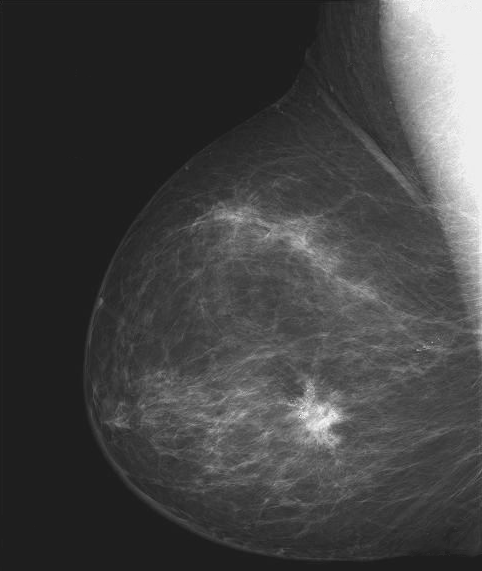
%> input picture Lab3-Intensity-transformation-main/assets/breastXray.tif, 482 x 571 px
$ octave task1.m   (GNU Octave 9; MATLAB toolbox functions it lacks are replaced by stand-ins)
%> lines starting %> are read from the running program, lines starting %| are printed output that depends on the picture
clear all
imfinfo('assets/breastXray.tif')
f = imread('assets/breastXray.tif');
%> f is the input picture: size 571x482 uint8; min 21, max 255, mean 66.7
imshow(f)

f(3,10)             % print the intensity of pixel(3,10)
%> ans = 28
imshow(f(1:241,:))  % display only top half of the image
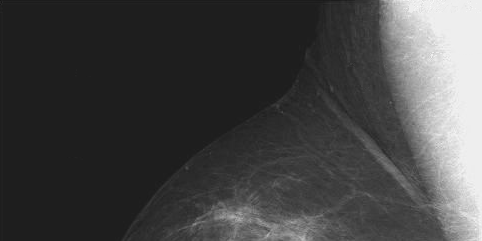
%> displayed picture: size 241x482, on the screen's scale of 0 to 255; min 21, max 251, mean 68.3

[fmin, fmax] = bounds(f(:))% find the maximum and minimum intensity values of the image
%> fmin = 21; fmax = 255
%{
bounds returns the maximum and minimum values in the entire image f.
The index ( : ) means every columns. If this is not specified,
Matlab will return the max and min values for each column as 2 row vectors.
%}
imshow(f(:,241 : 482)) % Display the right half of the image.
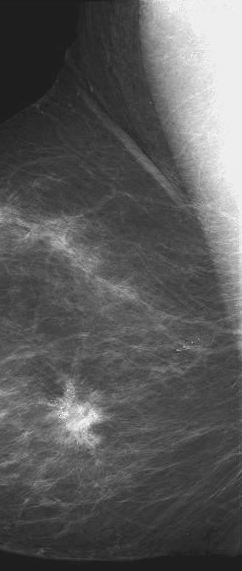
%> displayed picture: size 571x242, on the screen's scale of 0 to 255; min 26, max 255, mean 90.3
